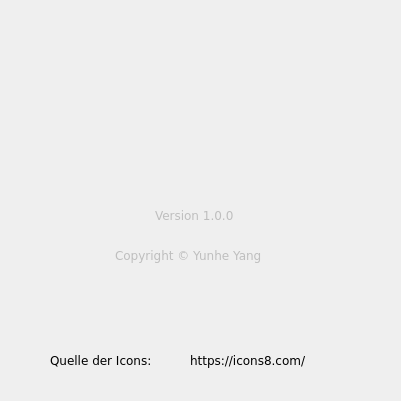
<?xml version="1.0" encoding="UTF-8"?>
<ui version="4.0">
 <class>VersionInfo</class>
 <widget class="QWidget" name="VersionInfo">
  <property name="geometry">
   <rect>
    <x>0</x>
    <y>0</y>
    <width>401</width>
    <height>401</height>
   </rect>
  </property>
  <property name="minimumSize">
   <size>
    <width>401</width>
    <height>401</height>
   </size>
  </property>
  <property name="maximumSize">
   <size>
    <width>401</width>
    <height>401</height>
   </size>
  </property>
  <property name="font">
   <font>
    <family>Verdana</family>
    <pointsize>9</pointsize>
   </font>
  </property>
  <property name="windowTitle">
   <string>Über EMV-Prüfsoftware</string>
  </property>
  <property name="windowIcon">
   <iconset>
    <normaloff>../icon_materials/37.png</normaloff>../icon_materials/37.png</iconset>
  </property>
  <widget class="QLabel" name="UeberIcon">
   <property name="geometry">
    <rect>
     <x>130</x>
     <y>40</y>
     <width>151</width>
     <height>151</height>
    </rect>
   </property>
   <property name="minimumSize">
    <size>
     <width>151</width>
     <height>151</height>
    </size>
   </property>
   <property name="maximumSize">
    <size>
     <width>151</width>
     <height>151</height>
    </size>
   </property>
   <property name="text">
    <string/>
   </property>
  </widget>
  <widget class="QLabel" name="versionnumber">
   <property name="enabled">
    <bool>false</bool>
   </property>
   <property name="geometry">
    <rect>
     <x>155</x>
     <y>200</y>
     <width>101</width>
     <height>31</height>
    </rect>
   </property>
   <property name="minimumSize">
    <size>
     <width>101</width>
     <height>31</height>
    </size>
   </property>
   <property name="maximumSize">
    <size>
     <width>101</width>
     <height>31</height>
    </size>
   </property>
   <property name="text">
    <string>Version 1.0.0</string>
   </property>
  </widget>
  <widget class="QLabel" name="copyright">
   <property name="enabled">
    <bool>false</bool>
   </property>
   <property name="geometry">
    <rect>
     <x>115</x>
     <y>240</y>
     <width>181</width>
     <height>31</height>
    </rect>
   </property>
   <property name="minimumSize">
    <size>
     <width>181</width>
     <height>31</height>
    </size>
   </property>
   <property name="maximumSize">
    <size>
     <width>181</width>
     <height>31</height>
    </size>
   </property>
   <property name="text">
    <string>Copyright © Yunhe Yang</string>
   </property>
  </widget>
  <widget class="QLabel" name="Github">
   <property name="geometry">
    <rect>
     <x>185</x>
     <y>290</y>
     <width>41</width>
     <height>41</height>
    </rect>
   </property>
   <property name="minimumSize">
    <size>
     <width>41</width>
     <height>41</height>
    </size>
   </property>
   <property name="maximumSize">
    <size>
     <width>41</width>
     <height>41</height>
    </size>
   </property>
   <property name="text">
    <string/>
   </property>
  </widget>
  <widget class="QLabel" name="Quelle">
   <property name="geometry">
    <rect>
     <x>50</x>
     <y>345</y>
     <width>131</width>
     <height>31</height>
    </rect>
   </property>
   <property name="minimumSize">
    <size>
     <width>131</width>
     <height>31</height>
    </size>
   </property>
   <property name="maximumSize">
    <size>
     <width>131</width>
     <height>31</height>
    </size>
   </property>
   <property name="text">
    <string>Quelle der Icons:</string>
   </property>
  </widget>
  <widget class="QLabel" name="website">
   <property name="geometry">
    <rect>
     <x>190</x>
     <y>345</y>
     <width>161</width>
     <height>31</height>
    </rect>
   </property>
   <property name="minimumSize">
    <size>
     <width>161</width>
     <height>31</height>
    </size>
   </property>
   <property name="maximumSize">
    <size>
     <width>161</width>
     <height>31</height>
    </size>
   </property>
   <property name="text">
    <string>https://icons8.com/</string>
   </property>
  </widget>
 </widget>
 <resources/>
 <connections/>
</ui>
